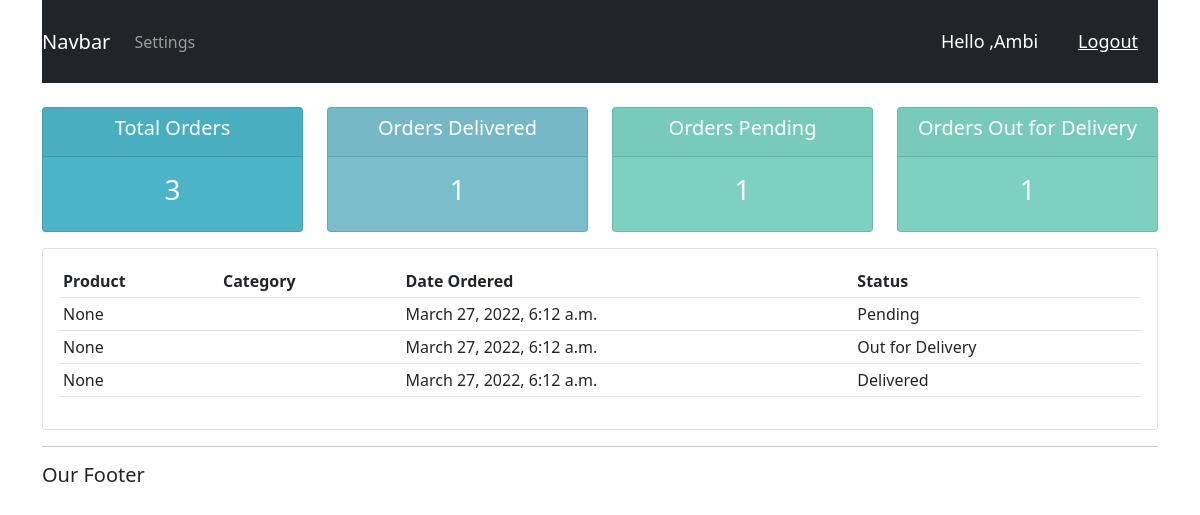
Screenshot of /user (signed in) with the database file from the repository.
### accounts/models.py (models this page shows, shortened)
class Order(models.Model):
    STATUS = (
        ('Pending', 'Pending'),
        ('Out for Delivery', 'Out for Delivery'),
        ('Delivered', 'Delivered'),
    )
    customer = models.ForeignKey(Customer, null=True, on_delete=models.SET_NULL)
    product = models.ForeignKey(Product, null=True, on_delete=models.SET_NULL)
    date_created = models.DateTimeField(auto_now_add=True, null=True)
    status = models.CharField(max_length=200, null=True, choices=STATUS)

### accounts/decorators.py (the view)
        def wrapper_func(request, *args, **kwargs):
            group = None
            if request.user.groups.exists():
                group= request.user.groups.all()[0].name
            if group in allowed_roles:
                return view_func(request, *args, **kwargs)
            else:
               return  HttpResponse(' {} You are not authorized to view this page'.format(request.user))               #  return redirect('accounts:login')

### accounts/views.py (called while the page is built)
@login_required(login_url='accounts:login')
@allowedUsers(allowed_roles=['customer'])
def userPage(request):
    orders = request.user.customer.order_set.all()
    total_orders = orders.count()
    delivered = orders.filter(status='Delivered').count()
    pending = orders.filter(status='Pending').count()
    outdelivery = orders.filter(status='Out for Delivery').count()
    context = {
        'orders':orders,
        'total_orders':total_orders,
        'delivered': delivered,
        'pending': pending,
        'outdelivery': outdelivery,
    }
    return render(request, "accounts/user.html", context)

### accounts/templates/accounts/user.html
{%extends 'accounts/partials/main.html'%}
{% block content %}
{%  include 'accounts/partials/status.html' %}
<div class="row">
 <div class="col-md">
     <div class="card card-body">
         <table class="table table-sm ">
                 <tr>
             <th>Product</th>
             <th>Category</th>
             <th>Date Ordered</th>
             <th>Status</th>
         </tr>
             {% for order in orders %}
             <tr>
                 <td>{{order.product}}</td>
                 <td>{{order.product.category}}</td>
                 <td>{{order.date_created}}</td>
                 <td>{{order.status}}</td>
             </tr>
             {% endfor %}
         </table>
     </div>
 </div>
</div>
{% endblock%}

### accounts/templates/accounts/partials/navbar.html (shortened to what this page needs)
 {% load static %}
<nav class="navbar navbar-expand-lg navbar-dark bg-dark">
    <a class="navbar-brand" href="#">Navbar</a>
    <div class="collapse navbar-collapse" id="navbarNav">
      <ul class="navbar-nav">
       {% if request.user.is_staff %}
        <li class="nav-item active">
          <a class="nav-link" href="{% url 'accounts:home'%}">Dashboard </a>
        </li>
        <li class="nav-item">
          <a class="nav-link" href="{% url 'accounts:products'%}">Products</a>
        </li>
          {%else%}
          <li class="nav-item">
          <a class="nav-link" href="{% url 'accounts:account'%}">Settings</a>
        </li>
           {% endif %}
        </ul>
    </div>
      <span class="hello-msg"> Hello ,{{request.user}}
      </span>
      <span><a  class="hello-msg"  href="{% url 'accounts:logout'%}">Logout</a></span>
  </nav>

### accounts/static/css/main.css (style rules this page uses)
body { background-color: #ebeff5; }

### accounts/templates/accounts/partials/navbar.html (style rules this page uses)
.hello-msg { font-size:18px; color : #fff; margin : 20px; }

### rows the page displays
Order: product "None", date_created "March 27, 2022, 6:12 a.m.", status "Pending"
Order: product "None", date_created "March 27, 2022, 6:12 a.m.", status "Out for Delivery"
Order: product "None", date_created "March 27, 2022, 6:12 a.m.", status "Delivered"

### other values shown
{{ request.user }} "Ambi"
{{ total_orders }} "3"
{{ delivered }} "1"
{{ pending }} "1"
{{ outdelivery }} "1"
